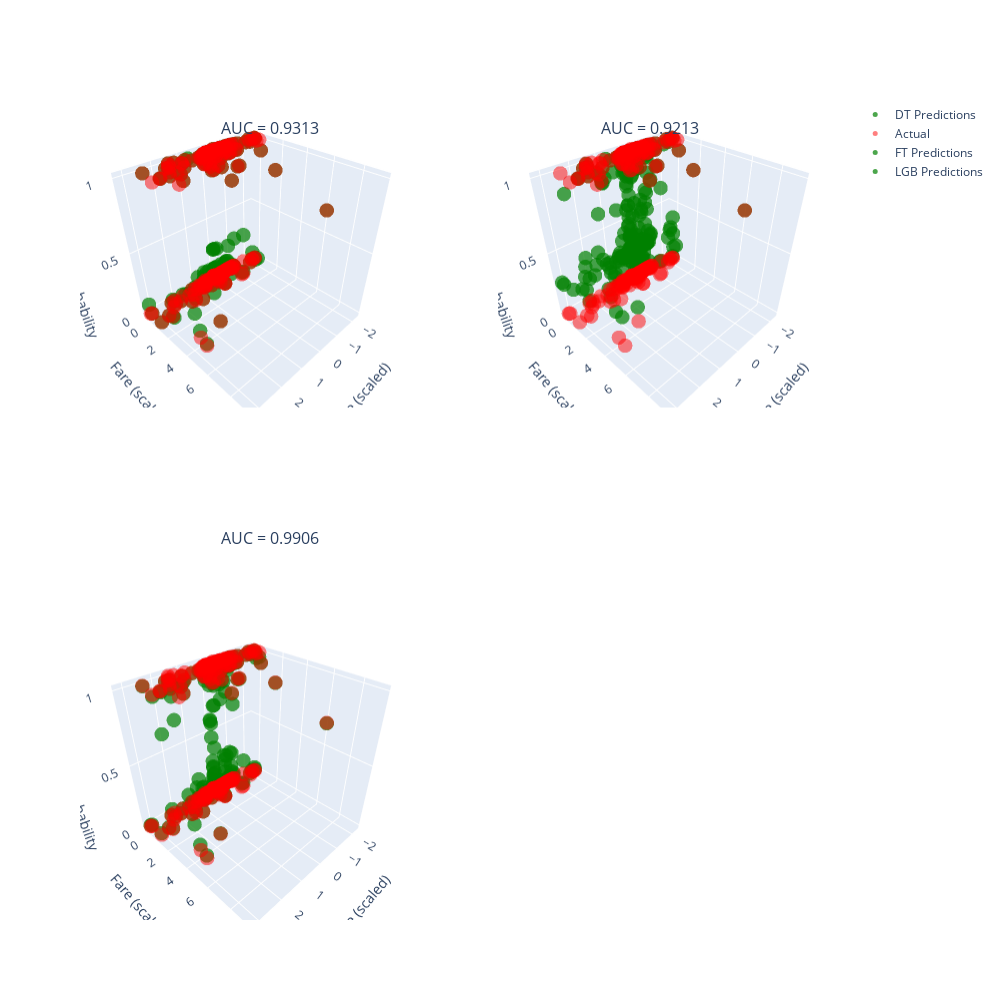

The notebook cell this image was saved under:
### Code cell
# Load and preprocess Titanic dataset
from sklearn.datasets import fetch_openml
from sklearn.model_selection import train_test_split
from sklearn.preprocessing import StandardScaler, LabelEncoder, OneHotEncoder
import numpy as np
import pandas as pd

# Load Titanic dataset
X, y = fetch_openml("titanic", version=1, as_frame=True, return_X_y=True)

# Handle missing values
X = X.copy()
# Fill numeric features with mean
numeric_features = X.select_dtypes(include=['float64', 'int64']).columns
X[numeric_features] = X[numeric_features].fillna(X[numeric_features].mean())

# Process categorical features separately
categorical_features = X.select_dtypes(include=['object', 'category']).columns
categorical_indices = [X.columns.get_loc(col) for col in categorical_features]

# Fill categorical features with mode
for col in categorical_features:
    X[col] = X[col].fillna(X[col].mode()[0])

# Create a copy of X for encoding
X_encoded = X.copy()

# Encode categorical variables
for col in categorical_features:
    le = LabelEncoder()
    X_encoded[col] = le.fit_transform(X_encoded[col])

# Scale features
scaler = StandardScaler()
X_scaled = scaler.fit_transform(X_encoded)

# Split data
X_train, X_test, y_train, y_test = train_test_split(X_scaled, y.astype(float), test_size=0.2, random_state=42)

# Find indices for age and fare columns
age_idx = list(X.columns).index('age')
fare_idx = list(X.columns).index('fare')

# Train models
from sklearn.tree import DecisionTreeClassifier
from lightgbm import LGBMClassifier
from sklearn.metrics import accuracy_score, roc_auc_score

# Decision Tree
dt = DecisionTreeClassifier(max_depth=10, random_state=42)
dt.fit(X_train, y_train)
y_dt_pred = dt.predict_proba(X_test)[:, 1]
score_dt = roc_auc_score(y_test, y_dt_pred)

# Fuzzy Tree
ft = FuzzyDecisionTree(max_depth=10, sigma_factor=0.01)
ft.fit(X_train, y_train)
y_ft_pred = ft.predict(X_test)
score_ft = roc_auc_score(y_test, y_ft_pred)

# LightGBM
lgb = LGBMClassifier(max_depth=5, random_state=42)
lgb.fit(X_train, y_train)
y_lgb_pred = lgb.predict_proba(X_test)[:, 1]
score_lgb = roc_auc_score(y_test, y_lgb_pred)

# Create 3D visualization
import plotly.graph_objects as go
from plotly.subplots import make_subplots

fig2 = make_subplots(
    rows=2, cols=2,
    specs=[[{'type': 'scatter3d'}, {'type': 'scatter3d'}],
           [{'type': 'scatter3d'}, None]],
    subplot_titles=('Decision Tree', 'Fuzzy Tree', 'LightGBM')
)

# Add Decision Tree predictions as scatter points
fig2.add_trace(
    go.Scatter3d(
        x=X_test[:, age_idx], 
        y=X_test[:, fare_idx], 
        z=y_dt_pred,
        mode='markers', 
        marker=dict(
            color='green',
            size=5, 
            opacity=0.7
        ),
        name='DT Predictions'
    ),
    row=1, col=1
)

# Add actual test points
fig2.add_trace(
    go.Scatter3d(
        x=X_test[:, age_idx], 
        y=X_test[:, fare_idx], 
        z=y_test,
        mode='markers', 
        marker=dict(
            color='red', 
            size=5, 
            opacity=0.5
        ),
        name='Actual'
    ),
    row=1, col=1
)

# Add Fuzzy Tree predictions as scatter points
fig2.add_trace(
    go.Scatter3d(
        x=X_test[:, age_idx], 
        y=X_test[:, fare_idx], 
        z=y_ft_pred,
        mode='markers', 
        marker=dict(
            color='green', 
            size=5, 
            opacity=0.7
        ),
        name='FT Predictions'
    ),
    row=1, col=2
)

# Add actual test points
fig2.add_trace(
    go.Scatter3d(
        x=X_test[:, age_idx], 
        y=X_test[:, fare_idx], 
        z=y_test,
        mode='markers', 
        marker=dict(
            color='red', 
            size=5, 
            opacity=0.5
        ),
        name='Actual',
        showlegend=False
    ),
    row=1, col=2
)

# Add LightGBM predictions as scatter points
fig2.add_trace(
    go.Scatter3d(
        x=X_test[:, age_idx], 
        y=X_test[:, fare_idx], 
        z=y_lgb_pred,
        mode='markers', 
        marker=dict(
            color='green',
            size=5, 
            opacity=0.7
        ),
        name='LGB Predictions'
    ),
    row=2, col=1
)

# Add actual test points
fig2.add_trace(
    go.Scatter3d(
        x=X_test[:, age_idx], 
        y=X_test[:, fare_idx], 
        z=y_test,
        mode='markers', 
        marker=dict(
            color='red', 
            size=5, 
            opacity=0.5
        ),
        name='Actual',
        showlegend=False
    ),
    row=2, col=1
)

# Update layout
fig2.update_layout(
    scene=dict(
        xaxis_title='Age (scaled)',
        yaxis_title='Fare (scaled)',
        zaxis_title='Survival Probability'
    ),
    scene2=dict(
        xaxis_title='Age (scaled)',
        yaxis_title='Fare (scaled)',
        zaxis_title='Survival Probability'
    ),
    scene3=dict(
        xaxis_title='Age (scaled)',
        yaxis_title='Fare (scaled)',
        zaxis_title='Survival Probability'
    ),
    width=1000,
    height=1000,
    annotations=[
        dict(x=0.25, y=0.95, text=f"AUC = {score_dt:.4f}", showarrow=False, xref='paper', yref='paper'),
        dict(x=0.75, y=0.95, text=f"AUC = {score_ft:.4f}", showarrow=False, xref='paper', yref='paper'),
        dict(x=0.25, y=0.45, text=f"AUC = {score_lgb:.4f}", showarrow=False, xref='paper', yref='paper')
    ]
)

fig2.show()

### Figure 1 — Plotly figure (JSON) as saved in the notebook; plotly's stock layout.template omitted (floating-point values rounded to 4 significant figures; data arrays with more than 128 entries replaced by an {"elided": "..."} marker saying what was removed)
{"data": [{"marker": {"color": "green", "opacity": 0.7, "size": 5}, "mode": "markers", "name": "DT Predictions", "scene": "scene", "type": "scatter3d", "x": {"elided": "262 float values"}, "y": {"elided": "262 float values"}, "z": {"elided": "262 float values"}}, {"marker": {"color": "red", "opacity": 0.5, "size": 5}, "mode": "markers", "name": "Actual", "scene": "scene", "type": "scatter3d", "x": {"elided": "262 float values"}, "y": {"elided": "262 float values"}, "z": {"elided": "262 int values"}}, {"marker": {"color": "green", "opacity": 0.7, "size": 5}, "mode": "markers", "name": "FT Predictions", "scene": "scene2", "type": "scatter3d", "x": {"elided": "262 float values"}, "y": {"elided": "262 float values"}, "z": {"elided": "262 float values"}}, {"marker": {"color": "red", "opacity": 0.5, "size": 5}, "mode": "markers", "name": "Actual", "scene": "scene2", "showlegend": false, "type": "scatter3d", "x": {"elided": "262 float values"}, "y": {"elided": "262 float values"}, "z": {"elided": "262 int values"}}, {"marker": {"color": "green", "opacity": 0.7, "size": 5}, "mode": "markers", "name": "LGB Predictions", "scene": "scene3", "type": "scatter3d", "x": {"elided": "262 float values"}, "y": {"elided": "262 float values"}, "z": {"elided": "262 float values"}}, {"marker": {"color": "red", "opacity": 0.5, "size": 5}, "mode": "markers", "name": "Actual", "scene": "scene3", "showlegend": false, "type": "scatter3d", "x": {"elided": "262 float values"}, "y": {"elided": "262 float values"}, "z": {"elided": "262 int values"}}], "layout": {"annotations": [{"font": {"size": 16}, "showarrow": false, "text": "AUC = 0.9313", "x": 0.25, "xanchor": "center", "xref": "paper", "y": 0.95, "yanchor": "bottom", "yref": "paper"}, {"font": {"size": 16}, "showarrow": false, "text": "AUC = 0.9213", "x": 0.75, "xanchor": "center", "xref": "paper", "y": 0.95, "yanchor": "bottom", "yref": "paper"}, {"font": {"size": 16}, "showarrow": false, "text": "AUC = 0.9906", "x": 0.25, "xanchor": "center", "xref": "paper", "y": 0.45, "yanchor": "bottom", "yref": "paper"}], "height": 1000, "scene": {"domain": {"x": [0, 0.45], "y": [0.625, 1]}, "xaxis": {"title": {"text": "Age (scaled)"}}, "yaxis": {"title": {"text": "Fare (scaled)"}}, "zaxis": {"title": {"text": "Survival Probability"}}}, "scene2": {"domain": {"x": [0.55, 1], "y": [0.625, 1]}, "xaxis": {"title": {"text": "Age (scaled)"}}, "yaxis": {"title": {"text": "Fare (scaled)"}}, "zaxis": {"title": {"text": "Survival Probability"}}}, "scene3": {"domain": {"x": [0, 0.45], "y": [0, 0.375]}, "xaxis": {"title": {"text": "Age (scaled)"}}, "yaxis": {"title": {"text": "Fare (scaled)"}}, "zaxis": {"title": {"text": "Survival Probability"}}}, "width": 1000}}
